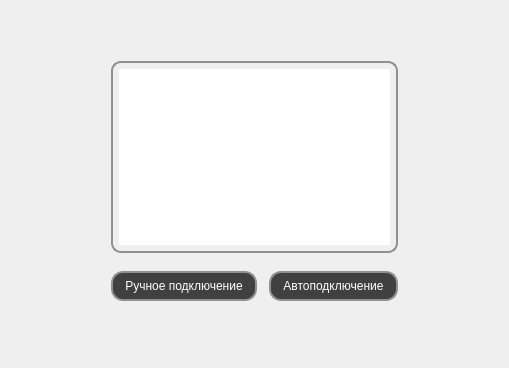
         <widget class="QWidget" name="page">
          <property name="styleSheet">
           <string notr="true">/* Нормальное состояние */
QPushButton {
    background-color: #404040;        /* заливка */
    color: white;                     /* цвет текста */
    border: 2px solid #909090;        /* толщина и цвет обводки */
    border-radius: 12px;              /* радиус скругления */
    padding: 6px 12px;                /* «воздух» внутри */
}

/* Курсор наведён */
QPushButton:hover {
    background-color: #505050;
    border-color: #707070;
}

/* Кнопка нажата (удерживается) */
QPushButton:pressed {
    background-color: #909090;
    border-color: #909090;
}

/* QLabel или QTextBrowser */
QLabel, QTextBrowser {
    border: 2px solid #909090;   /* толщина и цвет */
    border-radius: 10px;         /* скругление */
    padding: 6px;                /* внутренние отступы */
    color: white;              /* цвет шрифта */
}</string>
          </property>
          <layout class="QVBoxLayout" name="verticalLayout_4">
           <item>
            <layout class="QVBoxLayout" name="verticalLayout_2">
             <property name="leftMargin">
              <number>100</number>
             </property>
             <property name="topMargin">
              <number>50</number>
             </property>
             <property name="rightMargin">
              <number>100</number>
             </property>
             <property name="bottomMargin">
              <number>50</number>
             </property>
             <item>
              <widget class="QTextBrowser" name="textBrowser">
               <property name="sizePolicy">
                <sizepolicy hsizetype="Preferred" vsizetype="Preferred">
                 <horstretch>0</horstretch>
                 <verstretch>0</verstretch>
                </sizepolicy>
               </property>
               <property name="html">
                <string>&lt;!DOCTYPE HTML PUBLIC &quot;-//W3C//DTD HTML 4.0//EN&quot; &quot;http://www.w3.org/TR/REC-html40/strict.dtd&quot;&gt;
&lt;html&gt;&lt;head&gt;&lt;meta name=&quot;qrichtext&quot; content=&quot;1&quot; /&gt;&lt;meta charset=&quot;utf-8&quot; /&gt;&lt;style type=&quot;text/css&quot;&gt;
p, li { white-space: pre-wrap; }
hr { height: 1px; border-width: 0; }
li.unchecked::marker { content: &quot;\2610&quot;; }
li.checked::marker { content: &quot;\2612&quot;; }
&lt;/style&gt;&lt;/head&gt;&lt;body style=&quot; font-family:'Noto Sans SC'; font-size:9pt; font-weight:400; font-style:normal;&quot;&gt;
&lt;p align=&quot;center&quot; style=&quot; margin-top:0px; margin-bottom:0px; margin-left:0px; margin-right:0px; -qt-block-indent:0; text-indent:0px;&quot;&gt;&lt;span style=&quot; font-size:18pt;&quot;&gt;Выберете способ подключения УМВХ&lt;/span&gt;&lt;/p&gt;&lt;/body&gt;&lt;/html&gt;</string>
               </property>
              </widget>
             </item>
             <item>
              <widget class="QFrame" name="frame_2">
               <property name="styleSheet">
                <string notr="true">background-color: rgb(89, 89, 89);</string>
               </property>
               <property name="frameShape">
                <enum>QFrame::Shape::StyledPanel</enum>
               </property>
               <property name="frameShadow">
                <enum>QFrame::Shadow::Raised</enum>
               </property>
              </widget>
             </item>
             <item>
              <widget class="QFrame" name="frame_3">
               <property name="styleSheet">
                <string notr="true">background-color: rgb(89, 89, 89);</string>
               </property>
               <property name="frameShape">
                <enum>QFrame::Shape::StyledPanel</enum>
               </property>
               <property name="frameShadow">
                <enum>QFrame::Shadow::Raised</enum>
               </property>
              </widget>
             </item>
             <item>
              <layout class="QHBoxLayout" name="horizontalLayout">
               <item>
                <widget class="QPushButton" name="pushButton_2">
                 <property name="sizePolicy">
                  <sizepolicy hsizetype="Minimum" vsizetype="Preferred">
                   <horstretch>0</horstretch>
                   <verstretch>0</verstretch>
                  </sizepolicy>
                 </property>
                 <property name="text">
                  <string>Ручное подключение</string>
                 </property>
                </widget>
               </item>
               <item>
                <widget class="QFrame" name="frame_5">
                 <property name="styleSheet">
                  <string notr="true">background-color: rgb(89, 89, 89);</string>
                 </property>
                 <property name="frameShape">
                  <enum>QFrame::Shape::StyledPanel</enum>
                 </property>
                 <property name="frameShadow">
                  <enum>QFrame::Shadow::Raised</enum>
                 </property>
                </widget>
               </item>
               <item>
                <widget class="QPushButton" name="pushButton">
                 <property name="sizePolicy">
                  <sizepolicy hsizetype="Minimum" vsizetype="Preferred">
                   <horstretch>0</horstretch>
                   <verstretch>0</verstretch>
                  </sizepolicy>
                 </property>
                 <property name="text">
                  <string>Автоподключение</string>
                 </property>
                </widget>
               </item>
              </layout>
             </item>
             <item>
              <widget class="QFrame" name="frame_4">
               <property name="styleSheet">
                <string notr="true">background-color: rgb(89, 89, 89);</string>
               </property>
               <property name="frameShape">
                <enum>QFrame::Shape::StyledPanel</enum>
               </property>
               <property name="frameShadow">
                <enum>QFrame::Shadow::Raised</enum>
               </property>
              </widget>
             </item>
            </layout>
           </item>
          </layout>
         </widget>
